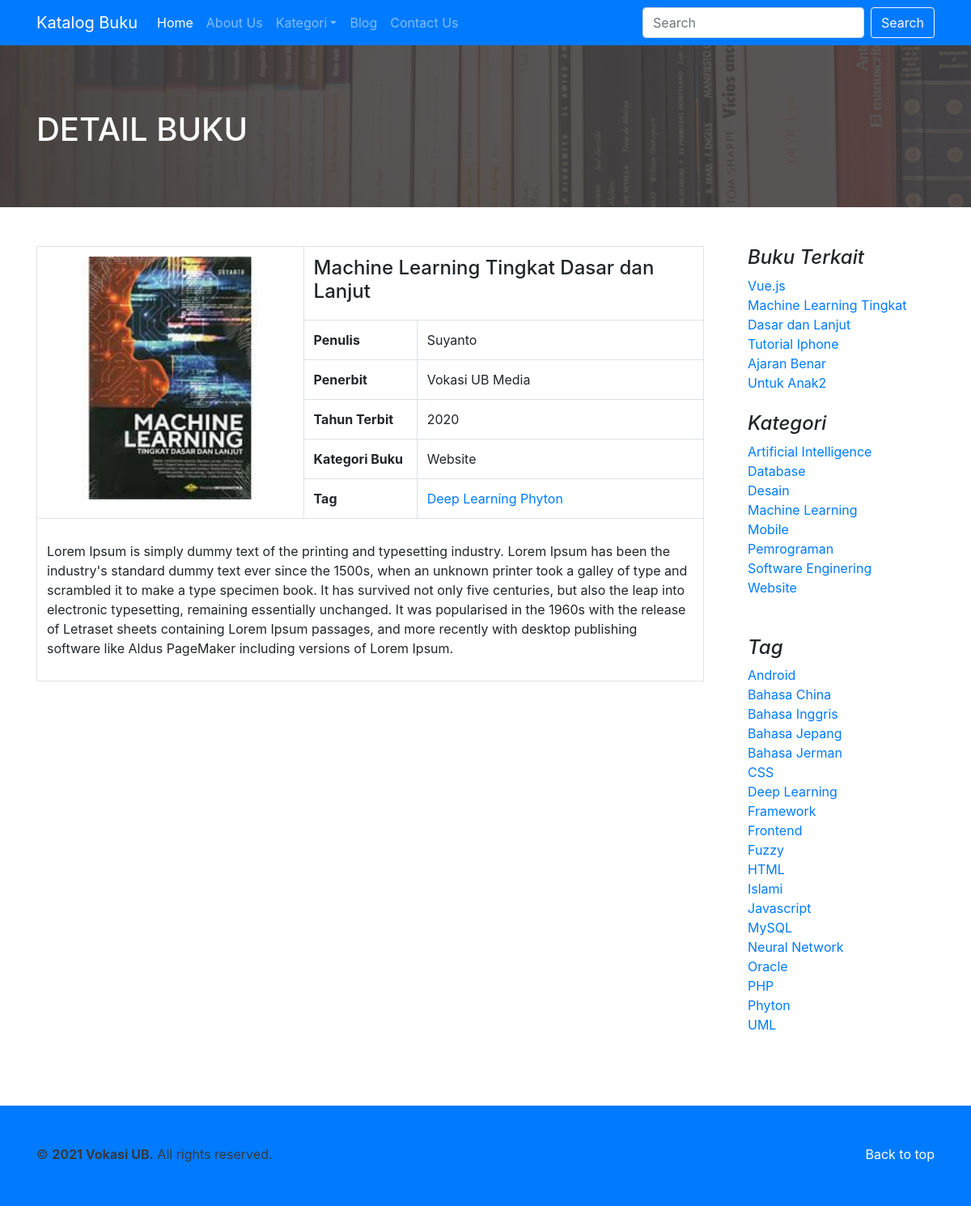
Page /index.php?include=detail-buku&data=2 on the committed database.
### tables this page shows
CREATE TABLE `buku` (
  `id_buku` int(11) NOT NULL,
  `id_kategori_buku` int(11) DEFAULT NULL,
  `judul` varchar(255) DEFAULT NULL,
  `pengarang` varchar(255) DEFAULT NULL,
  `id_penerbit` int(11) DEFAULT NULL,
  `tahun_terbit` int(11) DEFAULT NULL,
  `sinopsis` text DEFAULT NULL,
  `cover` varchar(255) DEFAULT NULL
);

CREATE TABLE `penerbit` (
  `id_penerbit` int(11) NOT NULL,
  `penerbit` varchar(100) DEFAULT NULL,
  `alamat` text DEFAULT NULL
);

CREATE TABLE `kategori_buku` (
  `id_kategori_buku` int(11) NOT NULL,
  `kategori_buku` varchar(50) DEFAULT NULL
);

CREATE TABLE `tag` (
  `id_tag` int(11) NOT NULL,
  `tag` varchar(100) DEFAULT NULL
);

### include/detailbuku.php (the view)
<section id="blog-header">
  <div class="container">
    <h1 class="text-white">DETAIL BUKU</h1>
  </div>
</section><br><br>
<section id="katalog-wrapper">
  <main role="main" class="container">
    <div class="row">
      <div class="col-md-9 katalog-detail">
        <div class="table-responsive">
          <table class="table table-bordered">
            <?php
              if(isset($_GET['data'])){
                $id_buku = $_GET['data'];
                $sql_d = "SELECT `b`.`cover`,`k`.`kategori_buku`,`b`.`judul`, `b`.`pengarang`, `b`.`tahun_terbit`,
                                `p`.`penerbit`, `b`.`sinopsis`, `b`.`id_kategori_buku`
                          FROM `buku` `b`
                          INNER JOIN `kategori_buku` `k` ON `b`.`id_kategori_buku`=`k`.`id_kategori_buku`
                          INNER JOIN `penerbit` `p` ON `b`.`id_penerbit`= `p`.`id_penerbit`
                          WHERE `b`.`id_buku`='$id_buku'";
                $query_d = mysqli_query($koneksi,$sql_d);
                while($data_d = mysqli_fetch_row($query_d)){
                  $cover = $data_d[0];
                  $kategori_buku = $data_d[1];
                  $judul_buku = $data_d[2];
                  $pengarang = $data_d[3];
                  $tahun_terbit = $data_d[4];
                  $penerbit = $data_d[5];
                  $sinopsis = $data_d[6];
                  $id_kategori_buku = $data_d[7];
                  $array_idtag = array();
                  $array_tag = array();
                  $sql_tb = " SELECT `tb`.`id_tag`, `t`.`tag`
                              FROM `tag_buku` `tb`
                              INNER JOIN `tag` `t` ON `tb`.`id_tag` = `t`.`id_tag`
                              WHERE `tb`.`id_buku`='$id_buku'";
                  $query_tb = mysqli_query($koneksi,$sql_tb);
                  while($data_tb = mysqli_fetch_row($query_tb)){
                  $array_idtag[] = $data_tb[0];
                  $array_tag[] = $data_tb[1];
                }
              }
            ?>
            <tr>
              <td width="40%" rowspan="6">
                <img src="admin/cover/<?php echo $cover; ?>" class="img-fluid" alt="<?php echo $judul_buku; ?>"
                  title="<?php echo $judul_buku; ?>">
              </td>
              <td colspan="2">
                <h4><?php echo $judul_buku; ?></h4>
              </td>
            </tr>
            <tr>
              <td width="17%"><strong>Penulis</strong></td>
              <td width="43%"><?php echo $pengarang; ?></td>
            </tr>
            <tr>
              <td><strong>Penerbit</strong></td>
              <td><?php echo $penerbit; ?></td>
            </tr>
            <tr>
              <td><strong>Tahun Terbit</strong></td>
              <td><?php echo $tahun_terbit; ?></td>
            </tr>
            <tr>
              <td><strong>Kategori Buku</strong></td>
              <td><?php echo $kategori_buku; ?></td>
            </tr>
            <tr>
              <td><strong>Tag</strong></td>
              <td>
              <?php
                if (!empty($array_tag)) {
                  $jumlah_tag = count($array_tag);
                  for ($i=0; $i < $jumlah_tag ; $i++) {
                    if ($i==($jumlah_tag-1)) { ?>
                      <a href="index.php?include=daftar-buku-tag&<?php echo $array_idtag[$i]; ?>">
                        <?php echo $array_tag[$i]; ?>
                      </a>
                      <?php
                    }else{ ?>
                      <a href="index.php?include=daftar-buku-tag&<?php echo $array_idtag[$i]; ?>">
                        <?php echo $array_tag[$i]; ?>
                      </a>
                    <?php
                    }
                    ?>
                  <?php } ?>
                <?php } ?>
              </td>
            </tr>
            <tr>
              <td colspan="3">
                <p><?php echo $sinopsis; ?></p>
              </td>
            </tr>
          <?php } ?>
          </table>
        </div>
      </div>
      <aside class="col-md-3 katalog-sidebar">
        <div class="pl-4 pb-4">
          <h4 class="font-italic">Buku Terkait</h4>
          <ol class="list-unstyled mb-0">
            <?php
              $sql_bt = " SELECT `id_buku`,`judul`
                          FROM `buku`
                          WHERE`id_kategori_buku`='$id_kategori_buku'
                          ORDER BY rand() LIMIT 5";
              $query_bt = mysqli_query($koneksi,$sql_bt);
              while($data_bt = mysqli_fetch_row($query_bt)){
                $id_buku_terkait = $data_bt[0];
                $judul_buku_terkait = $data_bt[1];
            ?>
            <li><a href="index.php?include=detail-buku&data=<?php echo $id_buku_terkait; ?>"><?php echo $judul_buku_terkait; ?></a></li>
            <?php } ?>
          </ol>
        </div>
        <div class="pl-4 pb-4">
          <h4 class="font-italic">Kategori</h4>
          <ol class="list-unstyled mb-0">
            <?php
              $sql_k = "  SELECT `id_kategori_buku`,`kategori_buku`
                          FROM `kategori_buku`
                          ORDER BY `kategori_buku`";
              $query_k = mysqli_query($koneksi,$sql_k);
              while($data_k = mysqli_fetch_row($query_k)){
                $id_kat = $data_k[0];
                $nama_kat = $data_k[1];
              ?>
              <li><a href="index.php?include=daftar-buku-kategori&data=<?php echo $id_kat; ?>"><?php echo $nama_kat; ?></a></li>
            <?php } ?>
          </ol>
        </div>
        <div class="p-4">
          <h4 class="font-italic">Tag</h4>
          <ol class="list-unstyled">
            <?php
            $sql_t = "  SELECT `id_tag`,`tag`
                        FROM `tag`
                        ORDER BY `tag`";
            $query_t = mysqli_query($koneksi,$sql_t);
            while($data_t = mysqli_fetch_row($query_t)){
              $id_tag = $data_t[0];
              $nama_tag = $data_t[1];
            ?>
            <li><a href="index.php?include=daftar-buku-tag&data=<?php echo $id_tag; ?>"><?php echo $nama_tag; ?></a></li>
            <?php }?>
          </ol>
        </div>
      </aside>
    </div>
  </main>
</section><br><br>

### rows in the picture
buku: cover (picture), judul "Machine Learning Tingkat Dasar dan Lanjut", pengarang "Suyanto", id_penerbit.penerbit "Vokasi UB Media", tahun_terbit "2020", id_kategori_buku.kategori_buku "Website", sinopsis "Lorem Ipsum is simply dummy text of the printing and typesetting industry. Lorem Ipsum has been the industry's standard dummy text ever since the 1500s, when an unknown printer took a galley of type and scrambled it to make a type specimen book. It has survived not only five centuries, but also the leap into electronic typesetting, remaining essentially unchanged. It was popularised in the 1960s with the release of Letraset sheets containing Lorem Ipsum passages, and more recently with desktop publishing software like Aldus PageMaker including versions of Lorem Ipsum."
buku: judul "Vue.js"
buku: judul "Tutorial Iphone"
buku: judul "Ajaran Benar"
buku: judul "Untuk Anak2"
kategori_buku: kategori_buku "Artificial Intelligence"
kategori_buku: kategori_buku "Database"
kategori_buku: kategori_buku "Desain"
kategori_buku: kategori_buku "Machine Learning"
kategori_buku: kategori_buku "Mobile"
kategori_buku: kategori_buku "Pemrograman"
kategori_buku: kategori_buku "Software Enginering"
kategori_buku: kategori_buku "Website"
tag: tag "Android"
tag: tag "Bahasa China"
tag: tag "Bahasa Inggris"
tag: tag "Bahasa Jepang"
tag: tag "Bahasa Jerman"
tag: tag "CSS"
tag: tag "Deep Learning"
tag: tag "Framework"
tag: tag "Frontend"
tag: tag "Fuzzy"
tag: tag "HTML"
tag: tag "Islami"
tag: tag "Javascript"
tag: tag "MySQL"
tag: tag "Neural Network"
tag: tag "Oracle"
tag: tag "PHP"
tag: tag "Phyton"
tag: tag "UML"

### other values in the picture
$array_tag[$i] "Deep Learning"
$array_tag[$i] "Phyton"
